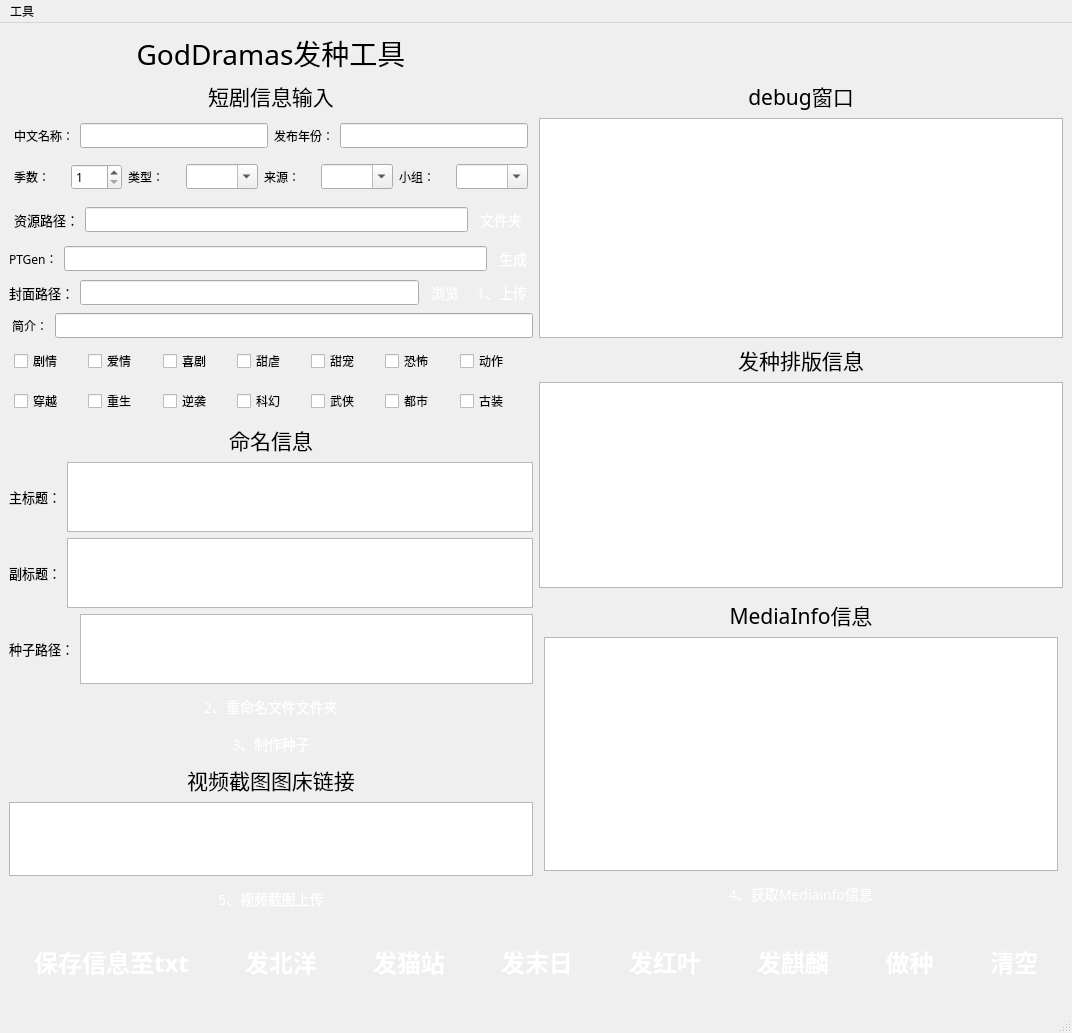
<?xml version="1.0" encoding="UTF-8"?>
<ui version="4.0">
 <class>Mainwindow</class>
 <widget class="QMainWindow" name="Mainwindow">
  <property name="geometry">
   <rect>
    <x>0</x>
    <y>0</y>
    <width>1072</width>
    <height>1001</height>
   </rect>
  </property>
  <property name="font">
   <font>
    <family>微软雅黑</family>
    <pointsize>9</pointsize>
   </font>
  </property>
  <property name="windowTitle">
   <string>ph-bjd</string>
  </property>
  <property name="styleSheet">
   <string notr="true"/>
  </property>
  <widget class="QWidget" name="centralwidget">
   <layout class="QGridLayout" name="gridLayout_2">
    <item row="8" column="1" rowspan="3">
     <layout class="QVBoxLayout" name="verticalLayout_6">
      <item>
       <widget class="QLabel" name="label_11">
        <property name="font">
         <font>
          <family>微软雅黑</family>
          <pointsize>16</pointsize>
         </font>
        </property>
        <property name="text">
         <string>发种排版信息</string>
        </property>
        <property name="alignment">
         <set>Qt::AlignCenter</set>
        </property>
       </widget>
      </item>
      <item>
       <widget class="QTextEdit" name="introBrowser"/>
      </item>
     </layout>
    </item>
    <item row="1" column="0">
     <widget class="QLabel" name="label_16">
      <property name="font">
       <font>
        <family>微软雅黑</family>
        <pointsize>16</pointsize>
       </font>
      </property>
      <property name="text">
       <string>短剧信息输入</string>
      </property>
      <property name="alignment">
       <set>Qt::AlignCenter</set>
      </property>
     </widget>
    </item>
    <item row="3" column="0">
     <layout class="QHBoxLayout" name="horizontalLayout_10">
      <property name="leftMargin">
       <number>5</number>
      </property>
      <property name="topMargin">
       <number>5</number>
      </property>
      <property name="rightMargin">
       <number>5</number>
      </property>
      <property name="bottomMargin">
       <number>5</number>
      </property>
      <item>
       <widget class="QLabel" name="label_8">
        <property name="font">
         <font>
          <family>微软雅黑</family>
          <pointsize>9</pointsize>
         </font>
        </property>
        <property name="text">
         <string>季数：</string>
        </property>
       </widget>
      </item>
      <item>
       <widget class="QSpinBox" name="seasonBox">
        <property name="minimum">
         <number>1</number>
        </property>
       </widget>
      </item>
      <item>
       <widget class="QLabel" name="label_18">
        <property name="text">
         <string>类型：</string>
        </property>
       </widget>
      </item>
      <item>
       <widget class="QComboBox" name="type">
        <property name="editable">
         <bool>true</bool>
        </property>
       </widget>
      </item>
      <item>
       <widget class="QLabel" name="label_3">
        <property name="font">
         <font>
          <family>微软雅黑</family>
          <pointsize>9</pointsize>
         </font>
        </property>
        <property name="text">
         <string>来源：</string>
        </property>
       </widget>
      </item>
      <item>
       <widget class="QComboBox" name="source">
        <property name="editable">
         <bool>true</bool>
        </property>
       </widget>
      </item>
      <item>
       <widget class="QLabel" name="label_6">
        <property name="font">
         <font>
          <family>微软雅黑</family>
          <pointsize>9</pointsize>
         </font>
        </property>
        <property name="text">
         <string>小组：</string>
        </property>
       </widget>
      </item>
      <item>
       <widget class="QComboBox" name="team">
        <property name="editable">
         <bool>true</bool>
        </property>
       </widget>
      </item>
     </layout>
    </item>
    <item row="4" column="0">
     <layout class="QHBoxLayout" name="horizontalLayout">
      <property name="leftMargin">
       <number>5</number>
      </property>
      <property name="topMargin">
       <number>5</number>
      </property>
      <property name="rightMargin">
       <number>5</number>
      </property>
      <property name="bottomMargin">
       <number>5</number>
      </property>
      <item>
       <widget class="QLabel" name="label_2">
        <property name="font">
         <font>
          <family>微软雅黑</family>
          <pointsize>10</pointsize>
         </font>
        </property>
        <property name="text">
         <string>资源路径：</string>
        </property>
       </widget>
      </item>
      <item>
       <widget class="QLineEdit" name="videoPath">
        <property name="text">
         <string/>
        </property>
        <property name="dragEnabled">
         <bool>true</bool>
        </property>
        <property name="clearButtonEnabled">
         <bool>true</bool>
        </property>
       </widget>
      </item>
      <item>
       <widget class="QPushButton" name="selectVideoFolderButton">
        <property name="styleSheet">
         <string notr="true">QPushButton {
    display: inline-block;
    padding: 3px 6px;
    font-size: 14px;
    cursor: pointer;
    text-align: center;
    text-decoration: none;
    outline: none;
    color:#fff;
background-color: 
				qlineargradient(x1:0, y1:0, x2:0, y2:1,
                                      stop:0 #16bf9d,
                                      stop:1 #10a266);
    border: none;
    border-radius: 8px;
    box-shadow: 0 9px #999;
}

QPushButton:hover {
background-color: 
				qlineargradient(x1:0, y1:0, x2:0, y2:1,
                                      stop:0 #11b998,
                                      stop:1 #08965e);
}

QPushButton:pressed {
    background-color: 
				qlineargradient(x1:0, y1:0, x2:0, y2:1,
                                      stop:0 #0e9278,
                                      stop:1 #0e925c);
}
</string>
        </property>
        <property name="text">
         <string>文件夹</string>
        </property>
       </widget>
      </item>
     </layout>
    </item>
    <item row="9" column="0">
     <layout class="QHBoxLayout" name="horizontalLayout_11">
      <property name="leftMargin">
       <number>5</number>
      </property>
      <property name="topMargin">
       <number>5</number>
      </property>
      <property name="rightMargin">
       <number>5</number>
      </property>
      <property name="bottomMargin">
       <number>5</number>
      </property>
      <item>
       <widget class="QCheckBox" name="checkBox_7">
        <property name="text">
         <string>穿越</string>
        </property>
       </widget>
      </item>
      <item>
       <widget class="QCheckBox" name="checkBox_8">
        <property name="text">
         <string>重生</string>
        </property>
       </widget>
      </item>
      <item>
       <widget class="QCheckBox" name="checkBox_9">
        <property name="text">
         <string>逆袭</string>
        </property>
       </widget>
      </item>
      <item>
       <widget class="QCheckBox" name="checkBox_10">
        <property name="text">
         <string>科幻</string>
        </property>
       </widget>
      </item>
      <item>
       <widget class="QCheckBox" name="checkBox_11">
        <property name="text">
         <string>武侠</string>
        </property>
       </widget>
      </item>
      <item>
       <widget class="QCheckBox" name="checkBox_12">
        <property name="text">
         <string>都市</string>
        </property>
       </widget>
      </item>
      <item>
       <widget class="QCheckBox" name="checkBox_13">
        <property name="text">
         <string>古装</string>
        </property>
       </widget>
      </item>
     </layout>
    </item>
    <item row="1" column="1">
     <widget class="QLabel" name="label_4">
      <property name="font">
       <font>
        <family>微软雅黑</family>
        <pointsize>16</pointsize>
       </font>
      </property>
      <property name="text">
       <string>debug窗口</string>
      </property>
      <property name="alignment">
       <set>Qt::AlignCenter</set>
      </property>
     </widget>
    </item>
    <item row="2" column="1" rowspan="6">
     <widget class="QTextBrowser" name="debugBrowser"/>
    </item>
    <item row="7" column="0">
     <layout class="QHBoxLayout" name="horizontalLayout_4">
      <item>
       <widget class="QLabel" name="label_19">
        <property name="text">
         <string> 简介：</string>
        </property>
       </widget>
      </item>
      <item>
       <widget class="QLineEdit" name="info"/>
      </item>
     </layout>
    </item>
    <item row="11" column="1" rowspan="2">
     <layout class="QVBoxLayout" name="verticalLayout_4">
      <property name="leftMargin">
       <number>5</number>
      </property>
      <property name="topMargin">
       <number>5</number>
      </property>
      <property name="rightMargin">
       <number>5</number>
      </property>
      <property name="bottomMargin">
       <number>5</number>
      </property>
      <item>
       <widget class="QLabel" name="label_10">
        <property name="font">
         <font>
          <family>微软雅黑</family>
          <pointsize>16</pointsize>
         </font>
        </property>
        <property name="text">
         <string>MediaInfo信息</string>
        </property>
        <property name="alignment">
         <set>Qt::AlignCenter</set>
        </property>
       </widget>
      </item>
      <item>
       <widget class="QTextBrowser" name="mediainfoBrowser">
        <property name="html">
         <string>&lt;!DOCTYPE HTML PUBLIC &quot;-//W3C//DTD HTML 4.0//EN&quot; &quot;http://www.w3.org/TR/REC-html40/strict.dtd&quot;&gt;
&lt;html&gt;&lt;head&gt;&lt;meta name=&quot;qrichtext&quot; content=&quot;1&quot; /&gt;&lt;style type=&quot;text/css&quot;&gt;
p, li { white-space: pre-wrap; }
&lt;/style&gt;&lt;/head&gt;&lt;body style=&quot; font-family:'微软雅黑'; font-size:9pt; font-weight:400; font-style:normal;&quot;&gt;
&lt;p style=&quot;-qt-paragraph-type:empty; margin-top:0px; margin-bottom:0px; margin-left:0px; margin-right:0px; -qt-block-indent:0; text-indent:0px;&quot;&gt;&lt;br /&gt;&lt;/p&gt;&lt;/body&gt;&lt;/html&gt;</string>
        </property>
        <property name="tabStopDistance">
         <double>80.000000000000000</double>
        </property>
       </widget>
      </item>
      <item>
       <widget class="QPushButton" name="getMediaInfoButton">
        <property name="styleSheet">
         <string notr="true">QPushButton {
    display: inline-block;
    padding: 6px 6px;
    font-size: 14px;
    cursor: pointer;
    text-align: center;
    text-decoration: none;
    outline: none;
    color:#fff;
background-color: 
				qlineargradient(x1:0, y1:0, x2:0, y2:1,
                                      stop:0 #16bf9d,
                                      stop:1 #10a266);
    border: none;
    border-radius: 8px;
    box-shadow: 0 9px #999;
}

QPushButton:hover {
background-color: 
				qlineargradient(x1:0, y1:0, x2:0, y2:1,
                                      stop:0 #11b998,
                                      stop:1 #08965e);
}

QPushButton:pressed {
    background-color: 
				qlineargradient(x1:0, y1:0, x2:0, y2:1,
                                      stop:0 #0e9278,
                                      stop:1 #0e925c);
}
</string>
        </property>
        <property name="text">
         <string>4、获取Mediainfo信息</string>
        </property>
       </widget>
      </item>
     </layout>
    </item>
    <item row="13" column="0" colspan="2">
     <layout class="QHBoxLayout" name="horizontalLayout_9">
      <item>
       <widget class="QPushButton" name="writeButton">
        <property name="minimumSize">
         <size>
          <width>0</width>
          <height>80</height>
         </size>
        </property>
        <property name="font">
         <font>
          <family>微软雅黑</family>
          <pointsize>-1</pointsize>
          <weight>75</weight>
          <bold>true</bold>
          <underline>false</underline>
          <strikeout>false</strikeout>
         </font>
        </property>
        <property name="styleSheet">
         <string notr="true">QPushButton {
    display: inline-block;
    padding: 15px 25px;
    font-size: 24px;
    cursor: pointer;
    text-align: center;
    text-decoration: none;
    outline: none;
    color:#fff;
background-color: 
				qlineargradient(x1:0, y1:0, x2:0, y2:1,
                                      stop:0 #16bf9d,
                                      stop:1 #10a266);
    border: none;
    border-radius: 20px;
    box-shadow: 0 9px #999;
}

QPushButton:hover {
background-color: 
				qlineargradient(x1:0, y1:0, x2:0, y2:1,
                                      stop:0 #11b998,
                                      stop:1 #08965e);
}

QPushButton:pressed {
    background-color: 
				qlineargradient(x1:0, y1:0, x2:0, y2:1,
                                      stop:0 #0e9278,
                                      stop:1 #0e925c);
}
</string>
        </property>
        <property name="text">
         <string>保存信息至txt</string>
        </property>
       </widget>
      </item>
      <item>
       <widget class="QPushButton" name="sendTjuButton">
        <property name="minimumSize">
         <size>
          <width>0</width>
          <height>80</height>
         </size>
        </property>
        <property name="font">
         <font>
          <family>微软雅黑</family>
          <pointsize>-1</pointsize>
          <weight>75</weight>
          <bold>true</bold>
          <underline>false</underline>
          <strikeout>false</strikeout>
         </font>
        </property>
        <property name="styleSheet">
         <string notr="true">QPushButton {
    display: inline-block;
    padding: 15px 25px;
    font-size: 24px;
    cursor: pointer;
    text-align: center;
    text-decoration: none;
    outline: none;
    color:#fff;
background-color: 
				qlineargradient(x1:0, y1:0, x2:0, y2:1,
                                      stop:0 #16bf9d,
                                      stop:1 #10a266);
    border: none;
    border-radius: 20px;
    box-shadow: 0 9px #999;
}

QPushButton:hover {
background-color: 
				qlineargradient(x1:0, y1:0, x2:0, y2:1,
                                      stop:0 #11b998,
                                      stop:1 #08965e);
}

QPushButton:pressed {
    background-color: 
				qlineargradient(x1:0, y1:0, x2:0, y2:1,
                                      stop:0 #0e9278,
                                      stop:1 #0e925c);
}
</string>
        </property>
        <property name="text">
         <string>发北洋</string>
        </property>
       </widget>
      </item>
      <item>
       <widget class="QPushButton" name="sendPeterButton">
        <property name="minimumSize">
         <size>
          <width>0</width>
          <height>80</height>
         </size>
        </property>
        <property name="font">
         <font>
          <family>微软雅黑</family>
          <pointsize>-1</pointsize>
          <weight>75</weight>
          <bold>true</bold>
          <underline>false</underline>
          <strikeout>false</strikeout>
         </font>
        </property>
        <property name="styleSheet">
         <string notr="true">QPushButton {
    display: inline-block;
    padding: 15px 25px;
    font-size: 24px;
    cursor: pointer;
    text-align: center;
    text-decoration: none;
    outline: none;
    color:#fff;
background-color: 
				qlineargradient(x1:0, y1:0, x2:0, y2:1,
                                      stop:0 #16bf9d,
                                      stop:1 #10a266);
    border: none;
    border-radius: 20px;
    box-shadow: 0 9px #999;
}

QPushButton:hover {
background-color: 
				qlineargradient(x1:0, y1:0, x2:0, y2:1,
                                      stop:0 #11b998,
                                      stop:1 #08965e);
}

QPushButton:pressed {
    background-color: 
				qlineargradient(x1:0, y1:0, x2:0, y2:1,
                                      stop:0 #0e9278,
                                      stop:1 #0e925c);
}
</string>
        </property>
        <property name="text">
         <string>发猫站</string>
        </property>
       </widget>
      </item>
      <item>
       <widget class="QPushButton" name="sendAgsvButton">
        <property name="minimumSize">
         <size>
          <width>0</width>
          <height>80</height>
         </size>
        </property>
        <property name="font">
         <font>
          <family>微软雅黑</family>
          <pointsize>-1</pointsize>
          <weight>75</weight>
          <bold>true</bold>
          <underline>false</underline>
          <strikeout>false</strikeout>
         </font>
        </property>
        <property name="styleSheet">
         <string notr="true">QPushButton {
    display: inline-block;
    padding: 15px 25px;
    font-size: 24px;
    cursor: pointer;
    text-align: center;
    text-decoration: none;
    outline: none;
    color:#fff;
background-color: 
				qlineargradient(x1:0, y1:0, x2:0, y2:1,
                                      stop:0 #16bf9d,
                                      stop:1 #10a266);
    border: none;
    border-radius: 20px;
    box-shadow: 0 9px #999;
}

QPushButton:hover {
background-color: 
				qlineargradient(x1:0, y1:0, x2:0, y2:1,
                                      stop:0 #11b998,
                                      stop:1 #08965e);
}

QPushButton:pressed {
    background-color: 
				qlineargradient(x1:0, y1:0, x2:0, y2:1,
                                      stop:0 #0e9278,
                                      stop:1 #0e925c);
}
</string>
        </property>
        <property name="text">
         <string>发末日</string>
        </property>
       </widget>
      </item>
      <item>
       <widget class="QPushButton" name="sendredLeavesButton">
        <property name="minimumSize">
         <size>
          <width>0</width>
          <height>80</height>
         </size>
        </property>
        <property name="font">
         <font>
          <family>微软雅黑</family>
          <pointsize>-1</pointsize>
          <weight>75</weight>
          <bold>true</bold>
          <underline>false</underline>
          <strikeout>false</strikeout>
         </font>
        </property>
        <property name="styleSheet">
         <string notr="true">QPushButton {
    display: inline-block;
    padding: 15px 25px;
    font-size: 24px;
    cursor: pointer;
    text-align: center;
    text-decoration: none;
    outline: none;
    color:#fff;
background-color: 
				qlineargradient(x1:0, y1:0, x2:0, y2:1,
                                      stop:0 #16bf9d,
                                      stop:1 #10a266);
    border: none;
    border-radius: 20px;
    box-shadow: 0 9px #999;
}

QPushButton:hover {
background-color: 
				qlineargradient(x1:0, y1:0, x2:0, y2:1,
                                      stop:0 #11b998,
                                      stop:1 #08965e);
}

QPushButton:pressed {
    background-color: 
				qlineargradient(x1:0, y1:0, x2:0, y2:1,
                                      stop:0 #0e9278,
                                      stop:1 #0e925c);
}
</string>
        </property>
        <property name="text">
         <string>发红叶</string>
        </property>
       </widget>
      </item>
      <item>
       <widget class="QPushButton" name="sendKylinButton">
        <property name="minimumSize">
         <size>
          <width>0</width>
          <height>80</height>
         </size>
        </property>
        <property name="font">
         <font>
          <family>微软雅黑</family>
          <pointsize>-1</pointsize>
          <weight>75</weight>
          <bold>true</bold>
          <underline>false</underline>
          <strikeout>false</strikeout>
         </font>
        </property>
        <property name="styleSheet">
         <string notr="true">QPushButton {
    display: inline-block;
    padding: 15px 25px;
    font-size: 24px;
    cursor: pointer;
    text-align: center;
    text-decoration: none;
    outline: none;
    color:#fff;
background-color: 
				qlineargradient(x1:0, y1:0, x2:0, y2:1,
                                      stop:0 #16bf9d,
                                      stop:1 #10a266);
    border: none;
    border-radius: 20px;
    box-shadow: 0 9px #999;
}

QPushButton:hover {
background-color: 
				qlineargradient(x1:0, y1:0, x2:0, y2:1,
                                      stop:0 #11b998,
                                      stop:1 #08965e);
}

QPushButton:pressed {
    background-color: 
				qlineargradient(x1:0, y1:0, x2:0, y2:1,
                                      stop:0 #0e9278,
                                      stop:1 #0e925c);
}
</string>
        </property>
        <property name="text">
         <string>发麒麟</string>
        </property>
       </widget>
      </item>
      <item>
       <widget class="QPushButton" name="seedMak">
        <property name="minimumSize">
         <size>
          <width>0</width>
          <height>80</height>
         </size>
        </property>
        <property name="font">
         <font>
          <family>微软雅黑</family>
          <pointsize>-1</pointsize>
          <weight>75</weight>
          <bold>true</bold>
          <underline>false</underline>
          <strikeout>false</strikeout>
         </font>
        </property>
        <property name="styleSheet">
         <string notr="true">QPushButton {
    display: inline-block;
    padding: 15px 25px;
    font-size: 24px;
    cursor: pointer;
    text-align: center;
    text-decoration: none;
    outline: none;
    color:#fff;
background-color: 
				qlineargradient(x1:0, y1:0, x2:0, y2:1,
                                      stop:0 #16bf9d,
                                      stop:1 #10a266);
    border: none;
    border-radius: 20px;
    box-shadow: 0 9px #999;
}

QPushButton:hover {
background-color: 
				qlineargradient(x1:0, y1:0, x2:0, y2:1,
                                      stop:0 #11b998,
                                      stop:1 #08965e);
}

QPushButton:pressed {
    background-color: 
				qlineargradient(x1:0, y1:0, x2:0, y2:1,
                                      stop:0 #0e9278,
                                      stop:1 #0e925c);
}
</string>
        </property>
        <property name="text">
         <string>做种</string>
        </property>
       </widget>
      </item>
      <item>
       <widget class="QPushButton" name="clear">
        <property name="minimumSize">
         <size>
          <width>0</width>
          <height>80</height>
         </size>
        </property>
        <property name="font">
         <font>
          <family>微软雅黑</family>
          <pointsize>-1</pointsize>
          <weight>75</weight>
          <bold>true</bold>
          <underline>false</underline>
          <strikeout>false</strikeout>
         </font>
        </property>
        <property name="styleSheet">
         <string notr="true">QPushButton {
    display: inline-block;
    padding: 15px 25px;
    font-size: 24px;
    cursor: pointer;
    text-align: center;
    text-decoration: none;
    outline: none;
    color:#fff;
background-color: 
				qlineargradient(x1:0, y1:0, x2:0, y2:1,
                                      stop:0 #16bf9d,
                                      stop:1 #10a266);
    border: none;
    border-radius: 20px;
    box-shadow: 0 9px #999;
}

QPushButton:hover {
background-color: 
				qlineargradient(x1:0, y1:0, x2:0, y2:1,
                                      stop:0 #11b998,
                                      stop:1 #08965e);
}

QPushButton:pressed {
    background-color: 
				qlineargradient(x1:0, y1:0, x2:0, y2:1,
                                      stop:0 #0e9278,
                                      stop:1 #0e925c);
}
</string>
        </property>
        <property name="text">
         <string>清空</string>
        </property>
       </widget>
      </item>
     </layout>
    </item>
    <item row="8" column="0">
     <layout class="QHBoxLayout" name="horizontalLayout_6">
      <property name="leftMargin">
       <number>5</number>
      </property>
      <property name="topMargin">
       <number>5</number>
      </property>
      <property name="rightMargin">
       <number>5</number>
      </property>
      <property name="bottomMargin">
       <number>5</number>
      </property>
      <item>
       <widget class="QCheckBox" name="checkBox_0">
        <property name="text">
         <string>剧情</string>
        </property>
       </widget>
      </item>
      <item>
       <widget class="QCheckBox" name="checkBox_1">
        <property name="text">
         <string>爱情</string>
        </property>
       </widget>
      </item>
      <item>
       <widget class="QCheckBox" name="checkBox_2">
        <property name="text">
         <string>喜剧</string>
        </property>
       </widget>
      </item>
      <item>
       <widget class="QCheckBox" name="checkBox_3">
        <property name="text">
         <string>甜虐</string>
        </property>
       </widget>
      </item>
      <item>
       <widget class="QCheckBox" name="checkBox_4">
        <property name="text">
         <string>甜宠</string>
        </property>
       </widget>
      </item>
      <item>
       <widget class="QCheckBox" name="checkBox_5">
        <property name="text">
         <string>恐怖</string>
        </property>
       </widget>
      </item>
      <item>
       <widget class="QCheckBox" name="checkBox_6">
        <property name="text">
         <string>动作</string>
        </property>
       </widget>
      </item>
     </layout>
    </item>
    <item row="5" column="0">
     <layout class="QHBoxLayout" name="horizontalLayout_12">
      <item>
       <widget class="QLabel" name="label_20">
        <property name="text">
         <string>PTGen：</string>
        </property>
       </widget>
      </item>
      <item>
       <widget class="QLineEdit" name="ptGen">
        <property name="text">
         <string/>
        </property>
        <property name="dragEnabled">
         <bool>true</bool>
        </property>
        <property name="clearButtonEnabled">
         <bool>true</bool>
        </property>
       </widget>
      </item>
      <item>
       <widget class="QPushButton" name="generateButtot">
        <property name="styleSheet">
         <string notr="true">QPushButton {
    display: inline-block;
    padding: 3px 6px;
    font-size: 14px;
    cursor: pointer;
    text-align: center;
    text-decoration: none;
    outline: none;
    color:#fff;
background-color: 
				qlineargradient(x1:0, y1:0, x2:0, y2:1,
                                      stop:0 #16bf9d,
                                      stop:1 #10a266);
    border: none;
    border-radius: 8px;
    box-shadow: 0 9px #999;
}

QPushButton:hover {
background-color: 
				qlineargradient(x1:0, y1:0, x2:0, y2:1,
                                      stop:0 #11b998,
                                      stop:1 #08965e);
}

QPushButton:pressed {
    background-color: 
				qlineargradient(x1:0, y1:0, x2:0, y2:1,
                                      stop:0 #0e9278,
                                      stop:1 #0e925c);
}
</string>
        </property>
        <property name="text">
         <string>生成</string>
        </property>
       </widget>
      </item>
     </layout>
    </item>
    <item row="10" column="0" rowspan="2">
     <layout class="QVBoxLayout" name="verticalLayout">
      <item>
       <widget class="QLabel" name="label_12">
        <property name="font">
         <font>
          <family>微软雅黑</family>
          <pointsize>16</pointsize>
         </font>
        </property>
        <property name="text">
         <string>命名信息</string>
        </property>
        <property name="alignment">
         <set>Qt::AlignCenter</set>
        </property>
       </widget>
      </item>
      <item>
       <layout class="QHBoxLayout" name="horizontalLayout_3">
        <item>
         <widget class="QLabel" name="label_13">
          <property name="font">
           <font>
            <family>微软雅黑</family>
            <pointsize>10</pointsize>
           </font>
          </property>
          <property name="text">
           <string>主标题：</string>
          </property>
         </widget>
        </item>
        <item>
         <widget class="QTextEdit" name="mainTitleBrowser">
          <property name="undoRedoEnabled">
           <bool>true</bool>
          </property>
          <property name="lineWrapMode">
           <enum>QTextEdit::WidgetWidth</enum>
          </property>
         </widget>
        </item>
       </layout>
      </item>
      <item>
       <layout class="QHBoxLayout" name="horizontalLayout_7">
        <item>
         <widget class="QLabel" name="label_14">
          <property name="font">
           <font>
            <family>微软雅黑</family>
            <pointsize>10</pointsize>
           </font>
          </property>
          <property name="text">
           <string>副标题：</string>
          </property>
         </widget>
        </item>
        <item>
         <widget class="QTextEdit" name="secondTitleBrowser">
          <property name="readOnly">
           <bool>false</bool>
          </property>
         </widget>
        </item>
       </layout>
      </item>
      <item>
       <layout class="QHBoxLayout" name="horizontalLayout_8">
        <item>
         <widget class="QLabel" name="label_15">
          <property name="font">
           <font>
            <family>微软雅黑</family>
            <pointsize>10</pointsize>
           </font>
          </property>
          <property name="text">
           <string>种子路径：</string>
          </property>
         </widget>
        </item>
        <item>
         <widget class="QTextEdit" name="torrentPathBrowser"/>
        </item>
       </layout>
      </item>
      <item>
       <layout class="QVBoxLayout" name="verticalLayout_2">
        <item>
         <widget class="QPushButton" name="getNameButton">
          <property name="styleSheet">
           <string notr="true">QPushButton {
    display: inline-block;
    padding: 6px 6px;
    font-size: 14px;
    cursor: pointer;
    text-align: center;
    text-decoration: none;
    outline: none;
    color:#fff;
background-color: 
				qlineargradient(x1:0, y1:0, x2:0, y2:1,
                                      stop:0 #16bf9d,
                                      stop:1 #10a266);
    border: none;
    border-radius: 8px;
    box-shadow: 0 9px #999;
}

QPushButton:hover {
background-color: 
				qlineargradient(x1:0, y1:0, x2:0, y2:1,
                                      stop:0 #11b998,
                                      stop:1 #08965e);
}

QPushButton:pressed {
    background-color: 
				qlineargradient(x1:0, y1:0, x2:0, y2:1,
                                      stop:0 #0e9278,
                                      stop:1 #0e925c);
}
</string>
          </property>
          <property name="text">
           <string>2、重命名文件文件夹</string>
          </property>
         </widget>
        </item>
        <item>
         <layout class="QVBoxLayout" name="verticalLayout_5">
          <item>
           <widget class="QPushButton" name="makeTorrentButton">
            <property name="styleSheet">
             <string notr="true">QPushButton {
    display: inline-block;
    padding: 3px 6px;
    font-size: 14px;
    cursor: pointer;
    text-align: center;
    text-decoration: none;
    outline: none;
    color:#fff;
background-color: 
				qlineargradient(x1:0, y1:0, x2:0, y2:1,
                                      stop:0 #16bf9d,
                                      stop:1 #10a266);
    border: none;
    border-radius: 8px;
    box-shadow: 0 9px #999;
}

QPushButton:hover {
background-color: 
				qlineargradient(x1:0, y1:0, x2:0, y2:1,
                                      stop:0 #11b998,
                                      stop:1 #08965e);
}

QPushButton:pressed {
    background-color: 
				qlineargradient(x1:0, y1:0, x2:0, y2:1,
                                      stop:0 #0e9278,
                                      stop:1 #0e925c);
}
</string>
            </property>
            <property name="text">
             <string>3、制作种子</string>
            </property>
           </widget>
          </item>
         </layout>
        </item>
       </layout>
      </item>
     </layout>
    </item>
    <item row="2" column="0">
     <layout class="QHBoxLayout" name="horizontalLayout_2">
      <property name="leftMargin">
       <number>5</number>
      </property>
      <property name="topMargin">
       <number>5</number>
      </property>
      <property name="rightMargin">
       <number>5</number>
      </property>
      <property name="bottomMargin">
       <number>5</number>
      </property>
      <item>
       <widget class="QLabel" name="label">
        <property name="text">
         <string>中文名称：</string>
        </property>
       </widget>
      </item>
      <item>
       <widget class="QLineEdit" name="chineseNameEdit"/>
      </item>
      <item>
       <widget class="QLabel" name="label_9">
        <property name="text">
         <string>发布年份：</string>
        </property>
       </widget>
      </item>
      <item>
       <widget class="QLineEdit" name="yearEdit"/>
      </item>
     </layout>
    </item>
    <item row="6" column="0">
     <layout class="QHBoxLayout" name="horizontalLayout_5">
      <item>
       <widget class="QLabel" name="label_17">
        <property name="font">
         <font>
          <family>微软雅黑</family>
          <pointsize>10</pointsize>
         </font>
        </property>
        <property name="text">
         <string>封面路径：</string>
        </property>
       </widget>
      </item>
      <item>
       <widget class="QLineEdit" name="coverPath">
        <property name="text">
         <string/>
        </property>
        <property name="dragEnabled">
         <bool>true</bool>
        </property>
        <property name="clearButtonEnabled">
         <bool>true</bool>
        </property>
       </widget>
      </item>
      <item>
       <widget class="QPushButton" name="selectCoverFolderButton">
        <property name="styleSheet">
         <string notr="true">QPushButton {
    display: inline-block;
    padding: 3px 6px;
    font-size: 14px;
    cursor: pointer;
    text-align: center;
    text-decoration: none;
    outline: none;
    color:#fff;
background-color: 
				qlineargradient(x1:0, y1:0, x2:0, y2:1,
                                      stop:0 #16bf9d,
                                      stop:1 #10a266);
    border: none;
    border-radius: 8px;
    box-shadow: 0 9px #999;
}

QPushButton:hover {
background-color: 
				qlineargradient(x1:0, y1:0, x2:0, y2:1,
                                      stop:0 #11b998,
                                      stop:1 #08965e);
}

QPushButton:pressed {
    background-color: 
				qlineargradient(x1:0, y1:0, x2:0, y2:1,
                                      stop:0 #0e9278,
                                      stop:1 #0e925c);
}
</string>
        </property>
        <property name="text">
         <string>浏览</string>
        </property>
       </widget>
      </item>
      <item>
       <widget class="QPushButton" name="uploadCoverButton">
        <property name="styleSheet">
         <string notr="true">QPushButton {
    display: inline-block;
    padding: 3px 6px;
    font-size: 14px;
    cursor: pointer;
    text-align: center;
    text-decoration: none;
    outline: none;
    color:#fff;
background-color: 
				qlineargradient(x1:0, y1:0, x2:0, y2:1,
                                      stop:0 #16bf9d,
                                      stop:1 #10a266);
    border: none;
    border-radius: 8px;
    box-shadow: 0 9px #999;
}

QPushButton:hover {
background-color: 
				qlineargradient(x1:0, y1:0, x2:0, y2:1,
                                      stop:0 #11b998,
                                      stop:1 #08965e);
}

QPushButton:pressed {
    background-color: 
				qlineargradient(x1:0, y1:0, x2:0, y2:1,
                                      stop:0 #0e9278,
                                      stop:1 #0e925c);
}
</string>
        </property>
        <property name="text">
         <string>1、上传</string>
        </property>
       </widget>
      </item>
     </layout>
    </item>
    <item row="12" column="0">
     <layout class="QGridLayout" name="gridLayout">
      <item row="3" column="0">
       <widget class="QPushButton" name="getPictureButton">
        <property name="styleSheet">
         <string notr="true">QPushButton {
    display: inline-block;
    padding: 6px 6px;
    font-size: 14px;
    cursor: pointer;
    text-align: center;
    text-decoration: none;
    outline: none;
    color:#fff;
background-color: 
				qlineargradient(x1:0, y1:0, x2:0, y2:1,
                                      stop:0 #16bf9d,
                                      stop:1 #10a266);
    border: none;
    border-radius: 8px;
    box-shadow: 0 9px #999;
}

QPushButton:hover {
background-color: 
				qlineargradient(x1:0, y1:0, x2:0, y2:1,
                                      stop:0 #11b998,
                                      stop:1 #08965e);
}

QPushButton:pressed {
    background-color: 
				qlineargradient(x1:0, y1:0, x2:0, y2:1,
                                      stop:0 #0e9278,
                                      stop:1 #0e925c);
}
</string>
        </property>
        <property name="text">
         <string>5、视频截图上传</string>
        </property>
       </widget>
      </item>
      <item row="2" column="0">
       <widget class="QTextBrowser" name="pictureUrlBrowser"/>
      </item>
      <item row="1" column="0">
       <widget class="QLabel" name="label_5">
        <property name="font">
         <font>
          <family>微软雅黑</family>
          <pointsize>16</pointsize>
         </font>
        </property>
        <property name="text">
         <string>视频截图图床链接</string>
        </property>
        <property name="alignment">
         <set>Qt::AlignCenter</set>
        </property>
       </widget>
      </item>
     </layout>
    </item>
    <item row="0" column="0">
     <widget class="QLabel" name="label_7">
      <property name="font">
       <font>
        <family>微软雅黑</family>
        <pointsize>21</pointsize>
       </font>
      </property>
      <property name="text">
       <string>GodDramas发种工具</string>
      </property>
      <property name="alignment">
       <set>Qt::AlignCenter</set>
      </property>
     </widget>
    </item>
   </layout>
  </widget>
  <widget class="QStatusBar" name="statusbar"/>
  <widget class="QMenuBar" name="menubar">
   <property name="geometry">
    <rect>
     <x>0</x>
     <y>0</y>
     <width>1072</width>
     <height>23</height>
    </rect>
   </property>
   <widget class="QMenu" name="menu">
    <property name="title">
     <string>工具</string>
    </property>
    <addaction name="actionsettings"/>
   </widget>
   <addaction name="menu"/>
  </widget>
  <action name="actionsettings">
   <property name="text">
    <string>设置</string>
   </property>
  </action>
 </widget>
 <resources/>
 <connections/>
</ui>
